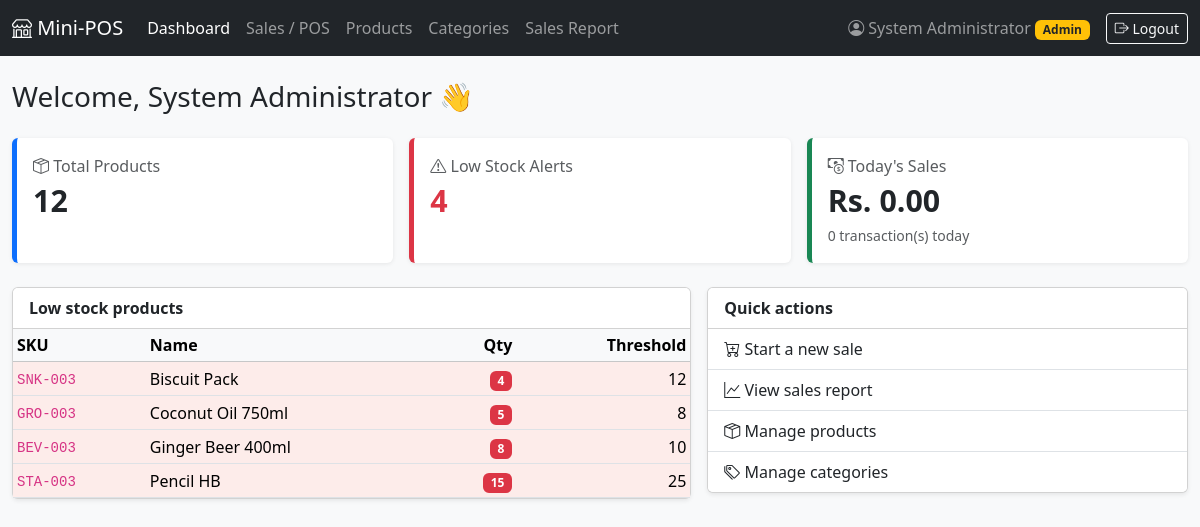
/dashboard.php (signed in), run on the app's committed database.
### tables this page shows
CREATE TABLE `products` (
  `id` int(10) UNSIGNED NOT NULL,
  `category_id` int(10) UNSIGNED NOT NULL,
  `name` varchar(150) NOT NULL,
  `sku` varchar(50) NOT NULL,
  `price` decimal(10,2) NOT NULL,
  `quantity` int(11) NOT NULL DEFAULT 0,
  `low_stock_threshold` int(11) NOT NULL DEFAULT 5,
  `created_at` timestamp NOT NULL DEFAULT current_timestamp()
);

### includes/auth.php (called while the page is built, shortened)
<?php
function e($value): string
{
    return htmlspecialchars((string) $value, ENT_QUOTES, 'UTF-8');
}
function isAdmin(): bool
{
    return ($_SESSION['role'] ?? '') === 'admin';
}
function money($amount): string
{
    return CURRENCY . ' ' . number_format((float) $amount, 2);
}

### dashboard.php (the view, shortened to what this page needs)
<?php
require_once __DIR__ . '/includes/auth.php';
$pdo = db();
$totalProducts = (int) $pdo->query('SELECT COUNT(*) FROM products')->fetchColumn();
$lowStockCount = (int) $pdo->query('SELECT COUNT(*) FROM products WHERE quantity <= low_stock_threshold')->fetchColumn();
$stmt = $pdo->prepare(
    'SELECT COUNT(*) AS cnt, COALESCE(SUM(net_total), 0) AS revenue
       FROM sales WHERE created_at >= CURDATE() AND created_at < CURDATE() + INTERVAL 1 DAY'
);
$stmt->execute();
$today = $stmt->fetch();
$lowStock = $pdo->query(
    'SELECT name, sku, quantity, low_stock_threshold FROM products
      WHERE quantity <= low_stock_threshold ORDER BY quantity ASC, name LIMIT 8'
)->fetchAll();
require __DIR__ . '/includes/header.php';
?>
<h3 class="mb-4">Welcome, <?= e($_SESSION['name']) ?> 👋</h3>
<div class="row g-3 mb-4">
    <div class="col-md-4">
        <div class="card stat-card c-primary h-100"><div class="card-body">
            <div class="text-muted"><i class="bi bi-box-seam"></i> Total Products</div>
            <div class="stat-value"><?= $totalProducts ?></div>
        </div></div>
    </div>
    <div class="col-md-4">
        <div class="card stat-card c-danger h-100"><div class="card-body">
            <div class="text-muted"><i class="bi bi-exclamation-triangle"></i> Low Stock Alerts</div>
            <div class="stat-value text-danger"><?= $lowStockCount ?></div>
        </div></div>
    </div>
    <div class="col-md-4">
        <div class="card stat-card c-success h-100"><div class="card-body">
            <div class="text-muted"><i class="bi bi-cash-coin"></i> Today's Sales</div>
            <div class="stat-value"><?= money($today['revenue']) ?></div>
            <small class="text-muted"><?= (int) $today['cnt'] ?> transaction(s) today</small>
        </div></div>
    </div>
</div>
<div class="row g-3">
    <div class="col-lg-7">
        <div class="card shadow-sm">
            <div class="card-header bg-white"><strong>Low stock products</strong></div>
            <div class="table-responsive">
                <table class="table table-sm align-middle mb-0">
                    <thead class="table-light"><tr><th>SKU</th><th>Name</th><th class="text-end">Qty</th><th class="text-end">Threshold</th></tr></thead>
                    <tbody>
                    <?php foreach ($lowStock as $p): ?>
                        <tr class="table-low-stock">
                            <td><code><?= e($p['sku']) ?></code></td>
                            <td><?= e($p['name']) ?></td>
                            <td class="text-end"><span class="badge bg-danger"><?= (int) $p['quantity'] ?></span></td>
                            <td class="text-end"><?= (int) $p['low_stock_threshold'] ?></td>
                        </tr>
                    <?php endforeach; ?>
                    </tbody>
                </table>
            </div>
        </div>
    </div>
    <div class="col-lg-5">
        <div class="card shadow-sm">
            <div class="card-header bg-white"><strong>Quick actions</strong></div>
            <div class="list-group list-group-flush">
                <a class="list-group-item list-group-item-action" href="<?= BASE_URL ?>/pos/index.php"><i class="bi bi-cart-plus"></i> Start a new sale</a>
                <a class="list-group-item list-group-item-action" href="<?= BASE_URL ?>/reports/sales_report.php"><i class="bi bi-graph-up"></i> View sales report</a>
                <?php if (isAdmin()): ?>
                    <a class="list-group-item list-group-item-action" href="<?= BASE_URL ?>/admin/products.php"><i class="bi bi-box-seam"></i> Manage products</a>
                    <a class="list-group-item list-group-item-action" href="<?= BASE_URL ?>/admin/categories.php"><i class="bi bi-tags"></i> Manage categories</a>
                <?php endif; ?>
            </div>
        </div>
    </div>
</div>
<?php require __DIR__ . '/includes/footer.php'; ?>

### assets/css/style.css (style rules this page uses)
.stat-card { border: 0; border-left: 5px solid; box-shadow: 0 1px 4px rgba(0,0,0,.08); }
.stat-card .stat-value { font-size: 1.9rem; font-weight: 700; }
.stat-card.c-primary { border-color: #0d6efd; }
.stat-card.c-danger { border-color: #dc3545; }
.stat-card.c-success { border-color: #198754; }
.table-low-stock { --bs-table-bg: #fdecea; }

### data on the page
products: sku "SNK-003", name "Biscuit Pack", quantity "4", low_stock_threshold "12"
products: sku "GRO-003", name "Coconut Oil 750ml", quantity "5", low_stock_threshold "8"
products: sku "BEV-003", name "Ginger Beer 400ml", quantity "8", low_stock_threshold "10"
products: sku "STA-003", name "Pencil HB", quantity "15", low_stock_threshold "25"

### other printed values
$_SESSION['name'] "System Administrator"
$_SESSION['role'] "Admin"
$totalProducts "12"
$lowStockCount "4"
money($today['revenue']) "Rs. 0.00"
$today['cnt'] "0"
